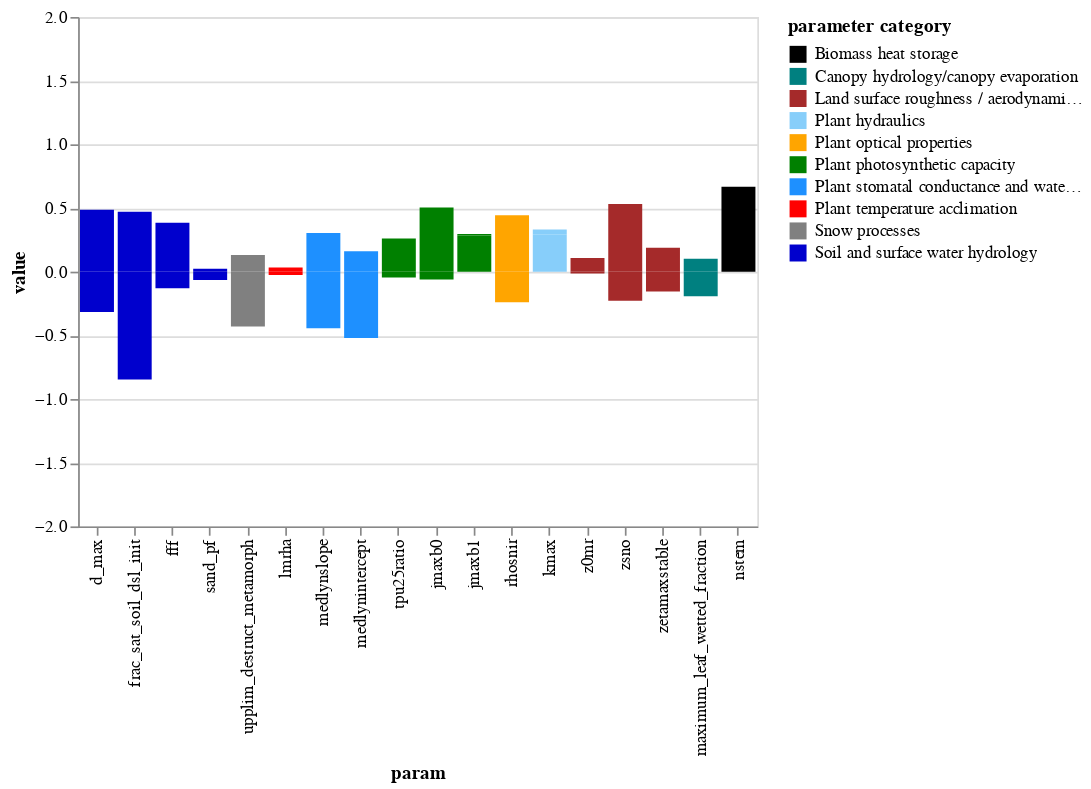

The cell this chart's notebook holds for it:
### Code cell
colors = ['black','teal','brown','lightskyblue','orange','green','dodgerblue','red',
         'grey','mediumblue']

select_box = alt.binding_select(options=list(crosswalk_flat['variable'].unique()))
selection = alt.selection_single(name='y_axis', fields=['variable'], bind=select_box, init={'variable':'Ice Sheet'})

#manual_ordered = manual_ordered.sort_values(['col', 'index'], ascending=[False, True])
source = crosswalk_flat
points=alt.Chart(source).mark_bar(filled=True).encode(
    x=alt.X('param', sort=alt.SortField(field="parameter category",
                                        order='descending')),#, scale=alt.Scale(domain=[minval, maxval])),
    y=alt.Y('value',scale=alt.Scale(domain=[-2, 2])),
    #opacity='parameter domain',
    color=alt.Color('parameter category', scale=alt.Scale(range=colors)),
    #opacity='minmax',
    tooltip=['param', 
             'parameter description',
             'parameter domain', 
             'parameter category', 
             #'global_nonglacland_temp'
             'minmax']
).add_selection(
    selection
).transform_filter(
    selection
)#.interactive()

points
#plt.savefig('altairchart.png')

### Figure 1 — Vega-Lite specification as saved in the notebook (floating-point values rounded to 4 significant figures; data arrays with more than 128 entries replaced by an {"elided": "..."} marker saying what was removed)
{"$schema": "https://vega.github.io/schema/vega-lite/v3.4.0.json", "config": {"mark": {"tooltip": null}, "view": {"height": 300, "width": 400}}, "data": {"name": "data-5e16468439c2492febd315c60051b0be"}, "datasets": {"data-5e16468439c2492febd315c60051b0be": {"elided": "324 records"}}, "encoding": {"color": {"field": "parameter category", "scale": {"range": ["black", "teal", "brown", "lightskyblue", "orange", "green", "dodgerblue", "red", "grey", "mediumblue"]}, "type": "nominal"}, "tooltip": [{"field": "param", "type": "nominal"}, {"field": "parameter description", "type": "nominal"}, {"field": "parameter domain", "type": "nominal"}, {"field": "parameter category", "type": "nominal"}, {"field": "minmax", "type": "nominal"}], "x": {"field": "param", "sort": {"field": "parameter category", "order": "descending"}, "type": "nominal"}, "y": {"field": "value", "scale": {"domain": [-2, 2]}, "type": "quantitative"}}, "mark": {"filled": true, "type": "bar"}, "selection": {"y_axis": {"bind": {"input": "select", "options": ["Ice Sheet", "Tropical rain forest", "Tropical seasonal forest/savanna", "Subtropical desert", "Temperate rain forest", "Temperate seasonal forest", "Woodland/shrubland", "Temperate grassland/desert", "Boreal forest"]}, "fields": ["variable"], "init": {"variable": "Ice Sheet"}, "type": "single"}}, "transform": [{"filter": {"selection": "y_axis"}}]}
